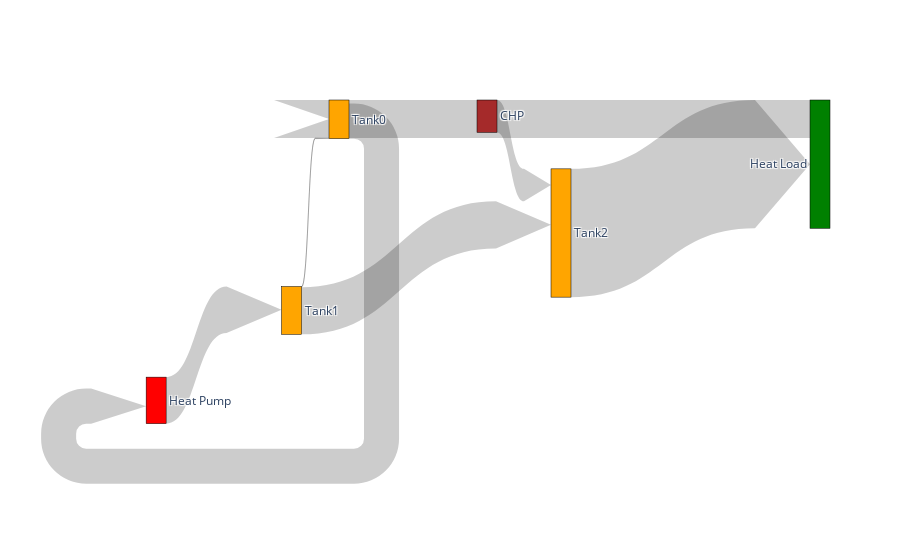

The notebook cell this image was saved under:
### Code cell
fig = go.Figure(data=[go.Sankey(
    arrangement = "snap",
    valuesuffix = "Wh",
    node = dict(
      pad = 10,
    #   thickness = 20,
      line = dict(color = "black", width = 0.5),
      label = ["Heat Pump", "Tank0", "Tank1", "Tank2", "Heat Load", "CHP"],
      x = [0, 0.35, 0.5, 0.65, 1,0.55],
      y = [0,-0.5,0.0,0.35,-0.2, -0.4],
    #   color = "blue"
      color = ['Red', 'Orange', 'Orange', 'Orange', 'Green', 'Brown']
    ),
    link = dict(
      arrowlen = 55,
      # source = [0, 1, 2,3, 4, 1,5], # indices correspond to labels, eg A1, A2, A1, B1, ...
      # target = [2, 2, 3,4, 1, 0,3],
      source = sources,
      target = targets,
      value = vals
    #   curve = [0, 0, 0, 0.5, 0]
  ))],
  layout = dict()
  )

fig.show()

### Figure 1 — Plotly figure (JSON) as saved in the notebook; plotly's stock layout.template omitted (floating-point values rounded to 4 significant figures)
{"data": [{"arrangement": "snap", "link": {"arrowlen": 55, "source": [0, 2, 2, 3, 4, 1, 5], "target": [2, 1, 3, 4, 1, 0, 3], "value": [11990000.0, 154400.0, 12160000.0, 33070000.0, 9804000.0, 9036000.0, 8345000.0, 8345000.0]}, "node": {"color": ["Red", "Orange", "Orange", "Orange", "Green", "Brown"], "label": ["Heat Pump", "Tank0", "Tank1", "Tank2", "Heat Load", "CHP"], "line": {"color": "black", "width": 0.5}, "pad": 10, "x": [0, 0.35, 0.5, 0.65, 1, 0.55], "y": [0, -0.5, 0, 0.35, -0.2, -0.4]}, "type": "sankey", "valuesuffix": "Wh"}], "layout": {}}
